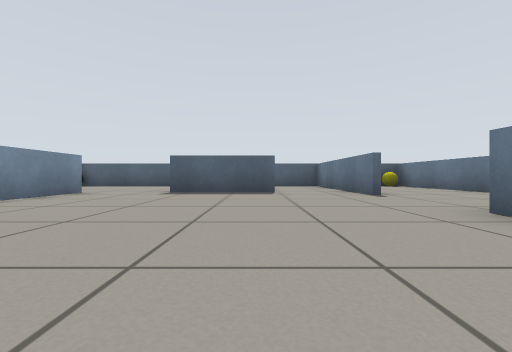
[1] (above)

15 first-person views from a walk through a Gazebo world. The camera is 0.36 m above the floor, looks level and sees 90° across. The floor is counted in squares, 1 m on a side. Each view is taken from the middle of a square. On the plan, view 1 faces up. The plan holds only what a view shows up to about 9 squares ahead; the rest is blank.

[2]
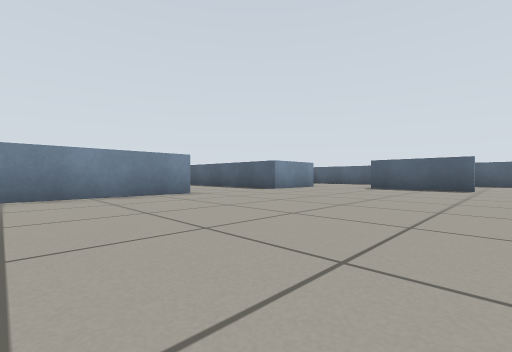

[3]
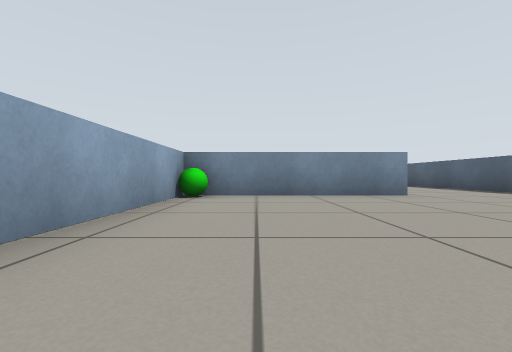

[4]
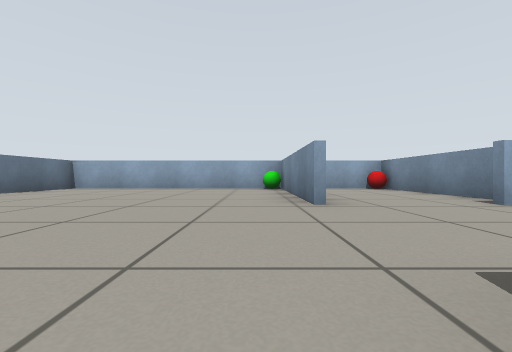

[5]
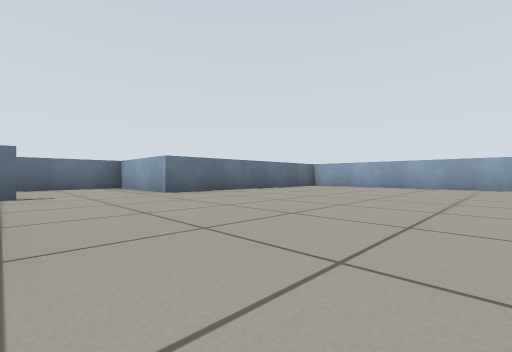

[6]
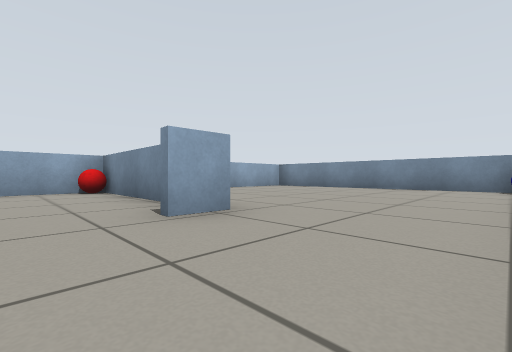

[7]
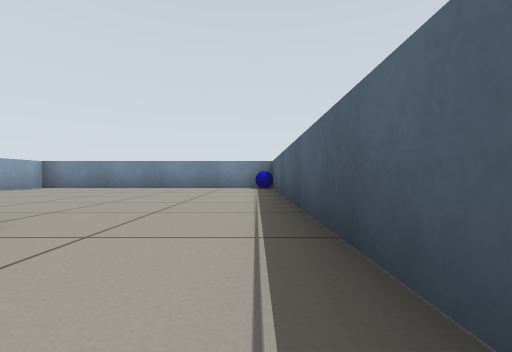

[8]
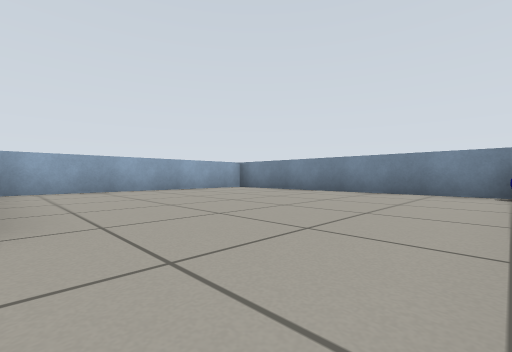

[9]
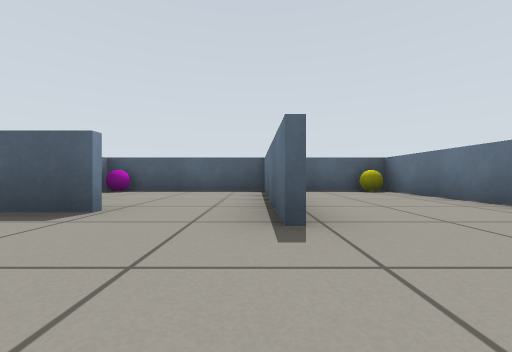

[10]
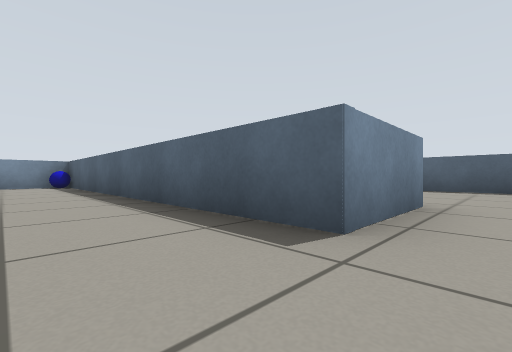

[11]
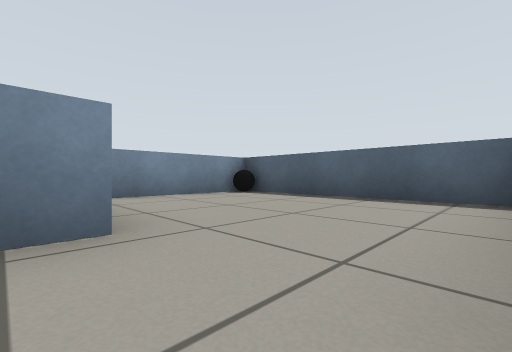

[12]
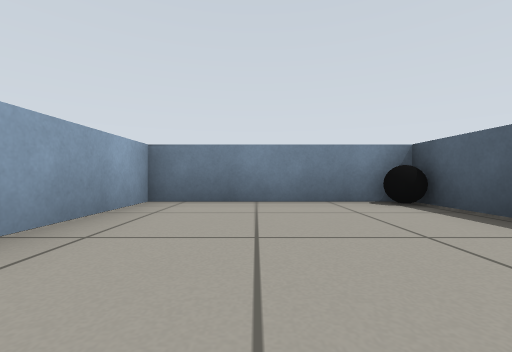

[13]
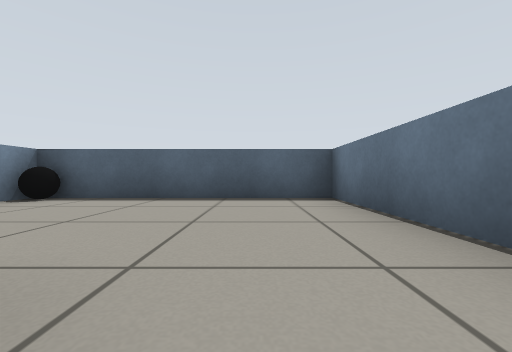

[14]
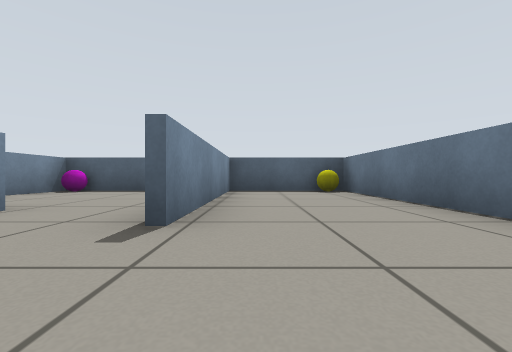

[15]
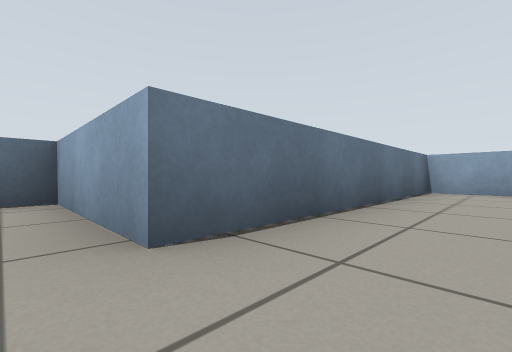

### Floor plan
Ten units are one square. View 1 is at (0, 0); x grows to the right and y downward. Boxes are objects, and circles mark ways between rooms. Rooms are numbered by the first view taken in them; rooms with no view inside come last. Other rooms are left out.
<svg viewBox="-131 -100 187 140">
<path fill="none" stroke="#000" d="M-37 -9 -37 33 23 33 23 -25 51 -25 51 -92 24 -92 24 -48M5 -55 -19 -55M23 -47 23 -65M-37 -55 -37 -35 -64 -35M-66 -1 -66 34M-68 -9 -59 -9M-64 -35 -126 -35 -126 33 -70 33M-17 -62 -17 -92M-19 -92 -66 -92 -66 -55 -45 -55M-16 -92 -16 -76M23 -65 23 -92 -19 -92"/>
<rect x="-65" y="25" width="10" height="10" fill="#bbb"><title>red ball</title></rect>
<rect x="-35" y="25" width="10" height="10" fill="#bbb"><title>green ball</title></rect>
<rect x="-125" y="-35" width="10" height="10" fill="#bbb"><title>blue ball</title></rect>
<rect x="-65" y="-95" width="10" height="10" fill="#bbb"><title>black ball</title></rect>
<rect x="-15" y="-95" width="10" height="10" fill="#bbb"><title>magenta ball</title></rect>
<circle cx="-70" cy="-25" r="3" fill="#2a7"/>
<circle cx="-30" cy="-60" r="3" fill="#2a7"/>
<circle cx="10" cy="-60" r="3" fill="#2a7"/>
<text x="-10" y="-10">1</text>
<text x="-100" y="0">2</text>
<text x="-50" y="-70">3</text>
<text x="0" y="-80">4</text>
</svg>
Room 1 opens to room 2. Room 1 opens to room 3. Room 1 opens to room 4.

Where each view was taken, in squares from view 1:
view 1: 0 up, 0 right, facing up
view 2: 2 down, 1 right, facing up-left
view 3: 2 down, 1 right, facing left
view 4: 4 up, 3 left, facing down
view 5: 5 up, 3 left, facing down-right
view 6: 3 up, 5 left, facing down-left
view 7: 3 up, 5 left, facing left
view 8: 3 up, 7 left, facing down-left
view 9: 3 up, 2 right, facing up
view 10: 2 up, 3 left, facing up-left
view 11: 5 up, 2 left, facing up-left
view 12: 7 up, 3 left, facing left
view 13: 5 up, 3 left, facing up
view 14: 3 up, 3 right, facing up
view 15: 3 up, 1 right, facing down-right
